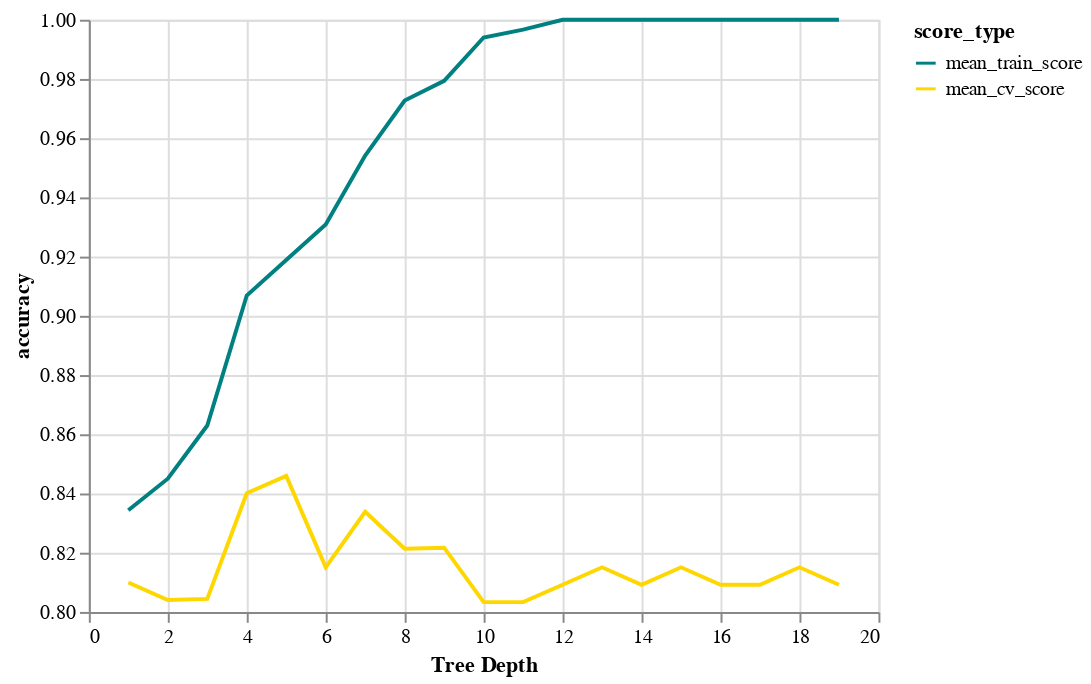

Notebook cell for this chart:
### Code cell
chart1.encode(alt.Y('accuracy:Q', scale=alt.Scale(zero=False)))

### Figure 1 — Vega-Lite specification as saved in the notebook (floating-point values rounded to 4 significant figures)
{"config": {"view": {"continuousWidth": 400, "continuousHeight": 300}}, "data": {"name": "data-63409eb35a110e27dbc7098d92b70e91"}, "mark": "line", "encoding": {"color": {"type": "nominal", "field": "score_type", "scale": {"domain": ["mean_train_score", "mean_cv_score"], "range": ["teal", "gold"]}}, "x": {"type": "quantitative", "axis": {"title": "Tree Depth"}, "field": "depth"}, "y": {"type": "quantitative", "field": "accuracy", "scale": {"zero": false}}}, "$schema": "https://vega.github.io/schema/vega-lite/v4.8.1.json", "datasets": {"data-63409eb35a110e27dbc7098d92b70e91": [{"depth": 1, "score_type": "mean_train_score", "accuracy": 0.8343}, {"depth": 2, "score_type": "mean_train_score", "accuracy": 0.845}, {"depth": 3, "score_type": "mean_train_score", "accuracy": 0.863}, {"depth": 4, "score_type": "mean_train_score", "accuracy": 0.9069}, {"depth": 5, "score_type": "mean_train_score", "accuracy": 0.9188}, {"depth": 6, "score_type": "mean_train_score", "accuracy": 0.9308}, {"depth": 7, "score_type": "mean_train_score", "accuracy": 0.9541}, {"depth": 8, "score_type": "mean_train_score", "accuracy": 0.9727}, {"depth": 9, "score_type": "mean_train_score", "accuracy": 0.9794}, {"depth": 10, "score_type": "mean_train_score", "accuracy": 0.994}, {"depth": 11, "score_type": "mean_train_score", "accuracy": 0.9967}, {"depth": 12, "score_type": "mean_train_score", "accuracy": 1.0}, {"depth": 13, "score_type": "mean_train_score", "accuracy": 1.0}, {"depth": 14, "score_type": "mean_train_score", "accuracy": 1.0}, {"depth": 15, "score_type": "mean_train_score", "accuracy": 1.0}, {"depth": 16, "score_type": "mean_train_score", "accuracy": 1.0}, {"depth": 17, "score_type": "mean_train_score", "accuracy": 1.0}, {"depth": 18, "score_type": "mean_train_score", "accuracy": 1.0}, {"depth": 19, "score_type": "mean_train_score", "accuracy": 1.0}, {"depth": 1, "score_type": "mean_cv_score", "accuracy": 0.8099}, {"depth": 2, "score_type": "mean_cv_score", "accuracy": 0.804}, {"depth": 3, "score_type": "mean_cv_score", "accuracy": 0.8044}, {"depth": 4, "score_type": "mean_cv_score", "accuracy": 0.8401}, {"depth": 5, "score_type": "mean_cv_score", "accuracy": 0.846}, {"depth": 6, "score_type": "mean_cv_score", "accuracy": 0.8151}, {"depth": 7, "score_type": "mean_cv_score", "accuracy": 0.8338}, {"depth": 8, "score_type": "mean_cv_score", "accuracy": 0.8213}, {"depth": 9, "score_type": "mean_cv_score", "accuracy": 0.8217}, {"depth": 10, "score_type": "mean_cv_score", "accuracy": 0.8033}, {"depth": 11, "score_type": "mean_cv_score", "accuracy": 0.8033}, {"depth": 12, "score_type": "mean_cv_score", "accuracy": 0.8092}, {"depth": 13, "score_type": "mean_cv_score", "accuracy": 0.8151}, {"depth": 14, "score_type": "mean_cv_score", "accuracy": 0.8092}, {"depth": 15, "score_type": "mean_cv_score", "accuracy": 0.8151}, {"depth": 16, "score_type": "mean_cv_score", "accuracy": 0.8092}, {"depth": 17, "score_type": "mean_cv_score", "accuracy": 0.8092}, {"depth": 18, "score_type": "mean_cv_score", "accuracy": 0.8151}, {"depth": 19, "score_type": "mean_cv_score", "accuracy": 0.8092}]}}
